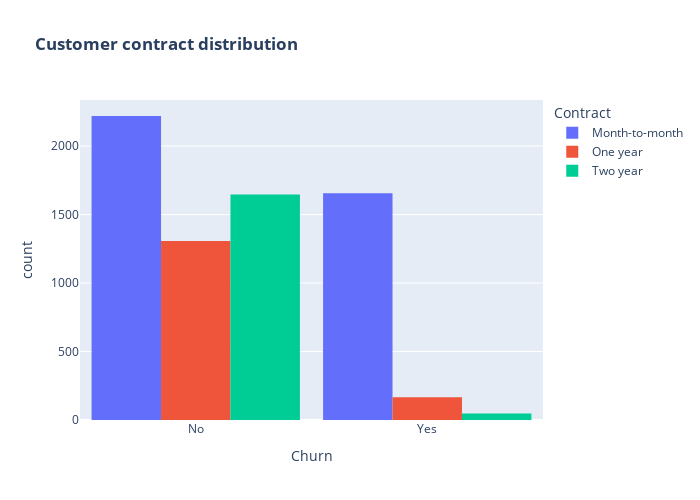

The notebook cell this image was saved under:
### Markdown cell above
* There is negligible difference in customer percentage who changed the service provider. Both genders behaved in similar fashion when it comes to migrating to another service provider/firm.

### Code cell
fig = px.histogram(df, x="Churn", color="Contract", barmode="group", title="<b>Customer contract distribution<b>")
fig.update_layout(width=700, height=500, bargap=0.1)
fig.show()

### Figure 1 — Plotly figure (JSON) as saved in the notebook; plotly's stock layout.template omitted (floating-point values rounded to 4 significant figures; data arrays with more than 128 entries replaced by an {"elided": "..."} marker saying what was removed)
{"data": [{"alignmentgroup": "True", "bingroup": "x", "hovertemplate": "Contract=Month-to-month<br>Churn=%{x}<br>count=%{y}<extra></extra>", "legendgroup": "Month-to-month", "marker": {"color": "#636efa", "pattern": {"shape": ""}}, "name": "Month-to-month", "offsetgroup": "Month-to-month", "orientation": "v", "showlegend": true, "type": "histogram", "x": {"elided": "3875 str values"}, "xaxis": "x", "yaxis": "y"}, {"alignmentgroup": "True", "bingroup": "x", "hovertemplate": "Contract=One year<br>Churn=%{x}<br>count=%{y}<extra></extra>", "legendgroup": "One year", "marker": {"color": "#EF553B", "pattern": {"shape": ""}}, "name": "One year", "offsetgroup": "One year", "orientation": "v", "showlegend": true, "type": "histogram", "x": {"elided": "1473 str values"}, "xaxis": "x", "yaxis": "y"}, {"alignmentgroup": "True", "bingroup": "x", "hovertemplate": "Contract=Two year<br>Churn=%{x}<br>count=%{y}<extra></extra>", "legendgroup": "Two year", "marker": {"color": "#00cc96", "pattern": {"shape": ""}}, "name": "Two year", "offsetgroup": "Two year", "orientation": "v", "showlegend": true, "type": "histogram", "x": {"elided": "1695 str values"}, "xaxis": "x", "yaxis": "y"}], "layout": {"bargap": 0.1, "barmode": "group", "height": 500, "legend": {"title": {"text": "Contract"}, "tracegroupgap": 0}, "title": {"text": "<b>Customer contract distribution<b>"}, "width": 700, "xaxis": {"anchor": "y", "autorange": true, "domain": [0, 1], "range": [-0.5, 1.5], "title": {"text": "Churn"}, "type": "category"}, "yaxis": {"anchor": "x", "autorange": true, "domain": [0, 1], "range": [0, 2337.0], "title": {"text": "count"}}}}
